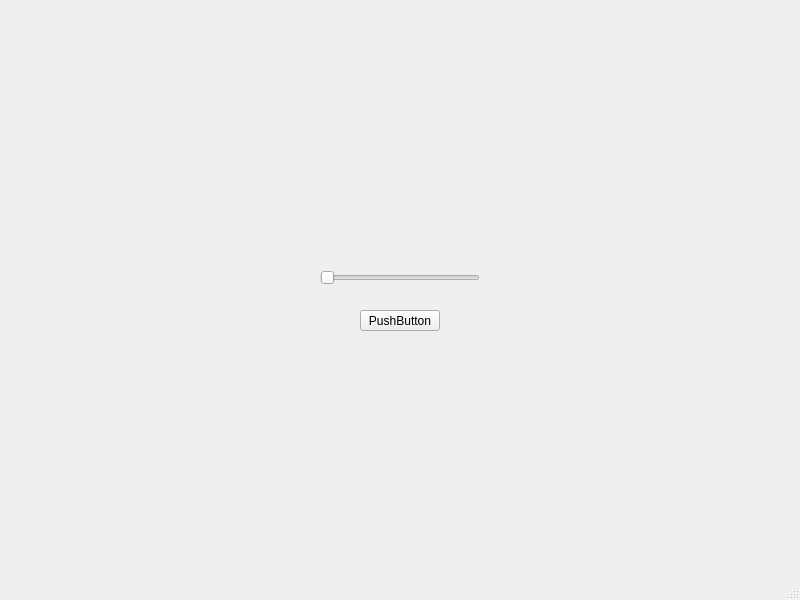
<?xml version="1.0" encoding="UTF-8"?>
<ui version="4.0">
 <class>MainWindow</class>
 <widget class="QMainWindow" name="MainWindow">
  <property name="geometry">
   <rect>
    <x>0</x>
    <y>0</y>
    <width>800</width>
    <height>600</height>
   </rect>
  </property>
  <property name="windowTitle">
   <string>MainWindow</string>
  </property>
  <widget class="QWidget" name="centralwidget">
   <widget class="QSlider" name="speedSlider">
    <property name="geometry">
     <rect>
      <x>320</x>
      <y>270</y>
      <width>160</width>
      <height>16</height>
     </rect>
    </property>
    <property name="orientation">
     <enum>Qt::Horizontal</enum>
    </property>
   </widget>
   <widget class="QPushButton" name="pushButton">
    <property name="geometry">
     <rect>
      <x>360</x>
      <y>310</y>
      <width>80</width>
      <height>21</height>
     </rect>
    </property>
    <property name="text">
     <string>PushButton</string>
    </property>
   </widget>
  </widget>
  <widget class="QMenuBar" name="menubar">
   <property name="geometry">
    <rect>
     <x>0</x>
     <y>0</y>
     <width>800</width>
     <height>20</height>
    </rect>
   </property>
  </widget>
  <widget class="QStatusBar" name="statusbar"/>
 </widget>
 <resources/>
 <connections/>
</ui>
